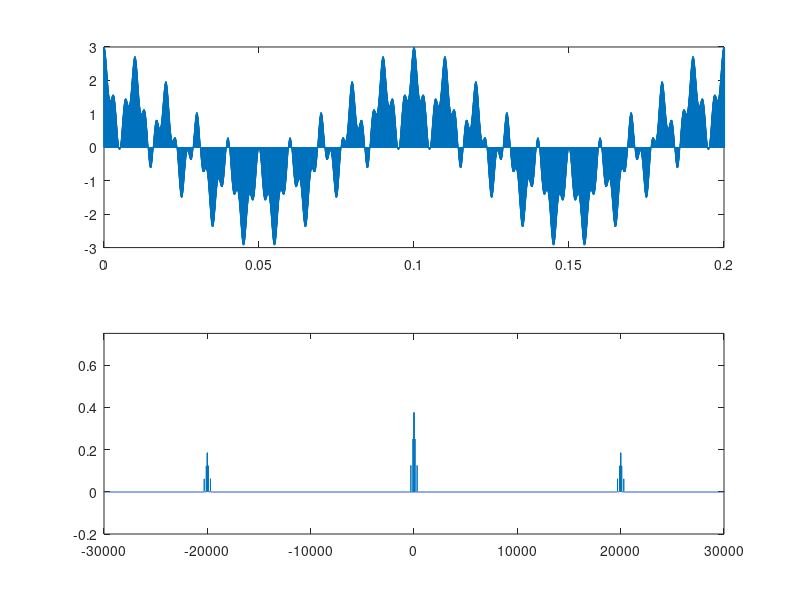
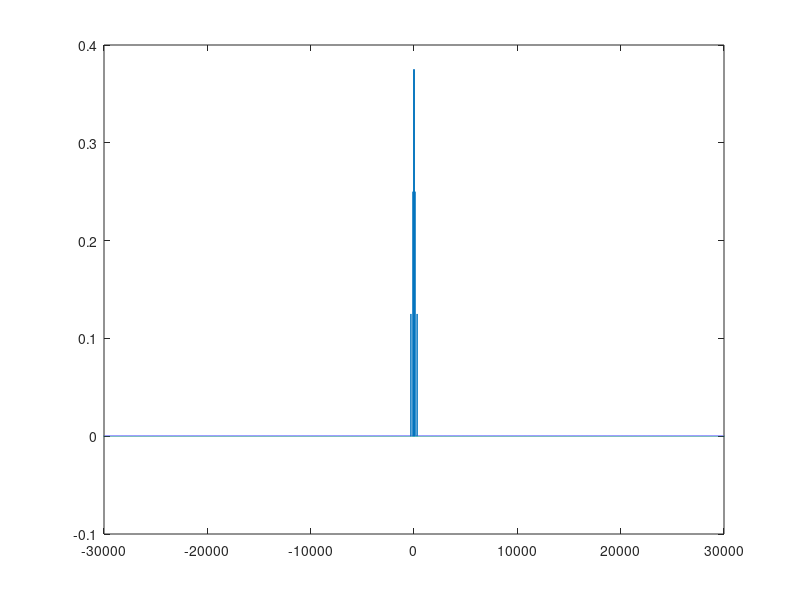

Recreate these plots in MATLAB, in order.
clear all
close all
clc

#Aluno: André Luiz Faraco Mazucheli

Am1 = 1;
Am2 = 0.5;
Am3 = 1.5;
Ac = 1;


fm1 = 100; # frequencia do sinal de entrada
fm2 = 300;
fm3 = 10;

fc = 10e3; # frequencia da portadora


wm1 = 2*pi*fm1;
wm2 = 2*pi*fm2;
wm3 = 2*pi*fm3;

wc = 2*pi*fc;

n_periodo = 2; # numero de periodos para a visualizacao
N = 10; # fator de superamostragem (N deve ser inteiro e maior que zero)
Fs = 2*fc*N; # frequencia de amostragem deve respeitar o teorema de Nyquist
Ts = 1/Fs; # Tempo de amostragem
t = [0:Ts:1]; # representando o tempo em segundos



m_t = Am1*cos(wm1*t) + Am2*cos(wm2*t) + Am3*cos(wm3*t); # sinal de entrada
c_t = Ac*cos(wc*t); # portadora


# Modulacao
s = m_t .* c_t; # sinal transmitido


# Demodulacao

# Basta multiplicar o sinal modulado pela portadora novamente 
# para aparecer o sinal original, porém neste processo temos 
# réplicas do sinal em 2F_c e -2f_c

m_t_demod = s .* c_t;

# Implementar um filtro passa-baixa com frequencia de corte 
# de 1kHz

##figure(1)
##subplot(311)
##plot(t,m_t)
##xlim([0 n_periodo*(1/fm3)])
##subplot(312)
##plot(t,c_t)
##xlim([0 n_periodo*(1/fm3)])
##subplot(313)
##plot(t,s)
##xlim([0 n_periodo*(1/fm3)])
##hold on
##plot(t,m_t)


#-------- representacao na frequencia dos sinais -------
# cos(wt) = exp(jwt)/2 + exp(-jwt)/2

M_f = fftshift(fft(m_t))/length(m_t);
C_f = fftshift(fft(c_t))/length(c_t);
S = fftshift(fft(s))/length(s);

M_f_demod = fftshift(fft(m_t_demod))/length(m_t_demod);

f = [-Fs/2:1:Fs/2];

##figure(2)
##subplot(311)
##plot(f,abs(M_f))
##xlim([-1.5*fc 1.5*fc])
##ylim([-0.2 Am3/2])
##subplot(312)
##plot(f,abs(C_f))
##xlim([-1.5*fc 1.5*fc])
##ylim([-0.2 Am3/2])
##subplot(313)
##plot(f,abs(S))
##xlim([-1.5*fc 1.5*fc])
##ylim([-0.2 Am3/2])

# Me interessa trabalhar aqui
# O tamanho do eixo de frequência é (200001)

#Vetores para filtro:

# Como o passo é Fs/2 que é igual a 0.5, para andar 1000 hertz, é necessário 2000 passos
f_1001 = f(101002)
f_inf_999 = f(99002)
# Para chegar na freq de -999 hertz, andar 99002
#Tive que reduzir 2 duas unidade pois estava dando erro nos tamanhos dos vetores na hora de #multiplicar ponto a ponto 
filtra_zero = zeros(1,99000);
# Como o passo é Fs/2 que é igual a 0.5, para andar 1000 hertz, 
# é necessário 2000 passos + 1 para contar o 0
filtra_um = ones(1,2001);
# Só montar a matriz
filtro_passaBaixas = [filtra_zero filtra_um filtra_zero];

figure(3)
subplot(211)
plot(t,m_t_demod)
xlim([0 n_periodo*(1/fm3)])
subplot(212)
plot(f,abs(M_f_demod))
xlim([-1.5*2*fc 1.5*2*fc])
ylim([-0.2 Am3/2])

#Multiplicar ponto a ponto o filtro com o sinal a ser filtrado
sinal_Filtrado = M_f_demod.*filtro_passaBaixas;

# Plotando sinal filtrado
figure(4)
plot(f,sinal_Filtrado)
xlim([-1.5*2*fc 1.5*2*fc])
#ylim([-0.2 Am3/2])
























